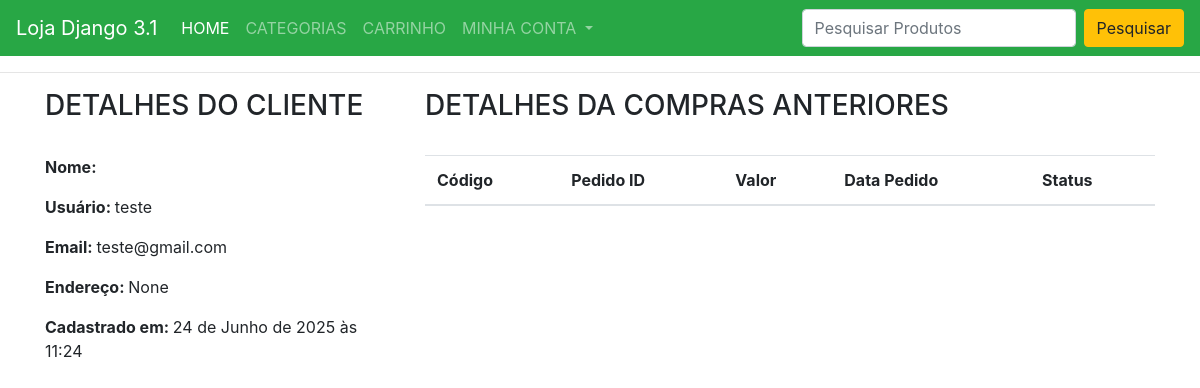
/perfil/ (signed in), run on the app's committed database.
### lojaapp/models.py (models this page shows, shortened)
class Cliente(models.Model):
    user = models.OneToOneField(User, on_delete=models.CASCADE)
    nome_completo = models.CharField(max_length=200)
    email = models.EmailField()
    endereco = models.CharField(max_length=200, null=True, blank=True)
    data_on = models.DateTimeField(auto_now_add=True)

### lojaapp/views.py (the view)
# urls.py: path("perfil/", ClientePerfilView.as_view(), name="clienteperfil"),
class ClientePerfilView(TemplateView):
    template_name = "clienteperfil.html"
    def dispatch(self, request, *args, **kwargs):
        if not (request.user.is_authenticated and Cliente.objects.filter(user=request.user).exists()):
            return redirect("/entrar/?next=/perfil/")
        return super().dispatch(request, *args, **kwargs)
    def get_context_data(self, **kwargs):
        context = super().get_context_data(**kwargs)
        cliente = self.request.user.cliente
        context['cliente'] = cliente
        pedidos = Pedido_order.objects.filter(carrinho__cliente=cliente).order_by('-id')
        context['pedidos'] = pedidos
        return context

### lojaapp/templates/clienteperfil.html (shortened to what this page needs)
{% extends 'base.html' %}
{% block content %}
<div class="container">
    <div class="row">
        <div class="col-md-4">
            <h3>DETALHES DO CLIENTE</h3>
            <br>
            <p><span class="font-weight-bold">Nome: </span>{{ cliente.nome_completo }}</p>
            <p><span class="font-weight-bold">Usuário: </span>{{ cliente.user.username }}</p>
            <p><span class="font-weight-bold">Email: </span>{{ cliente.user.email }}</p>
            <p><span class="font-weight-bold">Endereço: </span>{{ cliente.endereco }}</p>
            <p><span class="font-weight-bold">Cadastrado em: </span>{{ cliente.data_on }}</p>
        </div>
        <div class="col-md-8">
            <h3>DETALHES DA COMPRAS ANTERIORES</h3>
            <br>
            <table class="table">
                <thead>
                    <tr>
                        <th>Código</th>
                        <th>Pedido ID</th>
                        <th>Valor</th>
                        <th>Data Pedido</th>
                        <th>Status</th>
                    </tr>
                </thead>
            </table>
        </div>
    </div>
</div>
{% endblock %}

### data on the page
Cliente: user.username "teste", user.email "teste@gmail.com", endereco "None", data_on "24 de Junho de 2025 às 11:24"
